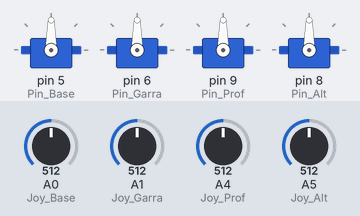
Simulated run of this sketch. Board: Arduino Uno, built with avr-gcc and run on an emulated ATmega328P. On the bench: 4 × servo. Inputs (shaded band) come from the test bench; at power-on: A0 (Joy_Base) = 512, A5 (Joy_Alt) = 512, A1 (Joy_Garra) = 512, A4 (Joy_Prof) = 512.

Above: at 1.2 s.
1.3 s: A0 (Joy_Base) set to 213
2.8 s: A0 (Joy_Base) set to 185
At 5.7 s:
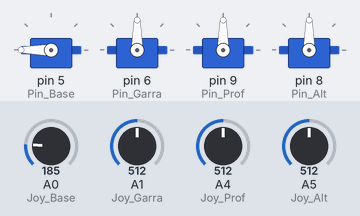
5.8 s: A5 (Joy_Alt) set to 693
7.3 s: A5 (Joy_Alt) set to 714
At 7.6 s:
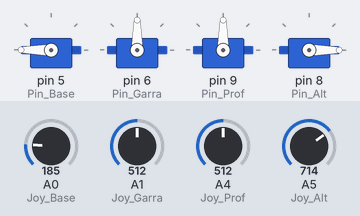
8.8 s: A1 (Joy_Garra) set to 217
10.3 s: A1 (Joy_Garra) set to 192
At 13.8 s:
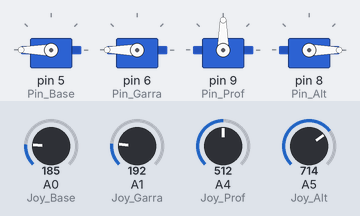
Timing chart, 0 to 14.3 s (numbered marks = the images above; inputs shaded):
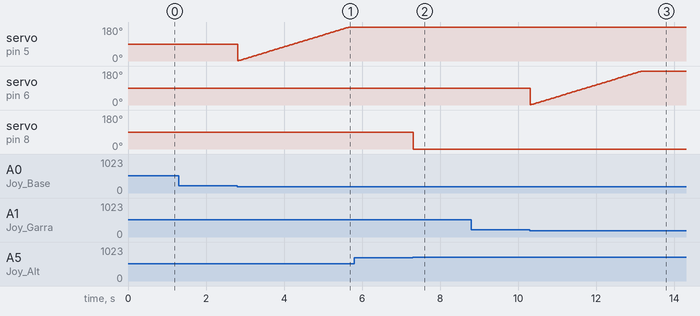

The sketch:

Braco_Robotico_MeArmy.ino
```cpp
///////////////////////////////////////////////////////////////////
// Acadêmica de Egenharia Elétrica Maria Edivânia Neres de Sousa //
// Universidade Federal do Piauí                                 //
// Teresina, Piauí. 10/08/2023                                   //
///////////////////////////////////////////////////////////////////

#include <Servo.h>

// Instanciação dos Servos
Servo Base, Garra, Profundidade, Altura;

// Pinos Digitais dos Servo Motores
#define Pin_Base  5
#define Pin_Garra 6
#define Pin_Prof  9
#define Pin_Alt   8

// Pinos Analógicos dos Joysticks
#define Joy_Base  A0  // Eixo X
#define Joy_Garra A1  // Eixo Y
#define Joy_Prof  A4  // Eixo X'
#define Joy_Alt   A5  // EIxo Y'

int aux1 = 0, aux2 = 0, aux3 = 0, aux4 = 0;

void setup()
{
  Base.attach(Pin_Base);
  Garra.attach(Pin_Garra);
  Profundidade.attach(Pin_Prof);
  Altura.attach(Pin_Alt);

  Serial.begin(9600);
}

void loop()
{
  // Servo da Base //
  if((analogRead(Joy_Base) < 200) && (aux1 < 180))
  {
    aux1++;

    if(aux1 == 180)
      aux1 = 180;

    Base.write(aux1);
  }

  if((analogRead(Joy_Base) > 700) && (aux1 > 0))
  {
    aux1--;

    if(aux1 == 0)
      aux1 = 0;

    Base.write(aux1);
  }

  // Servo da Garra //
  if((analogRead(Joy_Garra) < 200) && (aux2 < 180))
  {
    aux2++;

    if(aux2 == 180)
      aux2 = 180;

    Garra.write(aux2);
  }

  if((analogRead(Joy_Garra) > 700) && (aux2 > 0))
  {
    aux2--;

    if(aux2 == 0)
      aux2 = 0;

    Garra.write(aux2);
  }

  // Servo da Profundidade //
  if((analogRead(Joy_Prof) < 200) && (aux3 < 180))
  {
    aux3++;

    if(aux3 == 180)
      aux3 = 180;

    Profundidade.write(aux3);
  }

  if((analogRead(Joy_Prof) > 700) && (aux3 >= 0))
  {
    aux3--;

    if(aux3 == 0)
      aux3 = 0;
  }

  // Servo da Altura //
  if((analogRead(Joy_Alt) < 200) && (aux4 <= 180))
  {
    aux4++;

    if(aux4 == 180)
      aux4 = 180;

    Altura.write(aux4);
  }

  if((analogRead(Joy_Alt) > 700) && (aux4 >= 0))
  {
    aux4--;

    if(aux4 == 0)
      aux4 = 0;

    Altura.write(aux4);
  }

  delay(15);
}
```

Measured:
- the behaviour switches between 200 and 199 on A0 (Joy_Base) (found by bisection; images 0 and 1)
- the behaviour switches between 700 and 701 on A5 (Joy_Alt) (found by bisection; images 1 and 2)
- the behaviour switches between 200 and 199 on A1 (Joy_Garra) (found by bisection; images 2 and 3)
- after the input at 1.3 s, every drawn part: stays the same
- after the input at 5.8 s, every drawn part: stays the same
- after the input at 7.3 s, servo on pin 8 (Pin_Alt): 90° → 0° at once
- after the input at 8.8 s, every drawn part: stays the same
